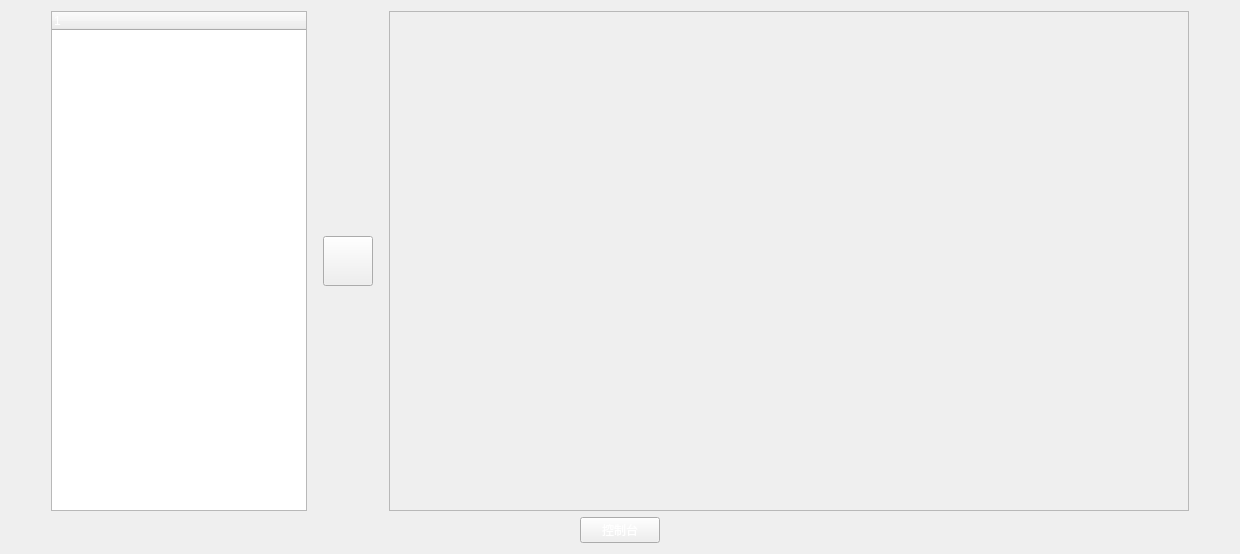
      <widget class="QWidget" name="tab">
       <attribute name="title">
        <string>视频</string>
       </attribute>
       <layout class="QVBoxLayout" name="verticalLayout_2">
        <item>
         <layout class="QHBoxLayout" name="horizontalLayout_3">
          <item>
           <spacer name="horizontalSpacer_34">
            <property name="orientation">
             <enum>Qt::Horizontal</enum>
            </property>
            <property name="sizeType">
             <enum>QSizePolicy::Preferred</enum>
            </property>
            <property name="sizeHint" stdset="0">
             <size>
              <width>40</width>
              <height>20</height>
             </size>
            </property>
           </spacer>
          </item>
          <item>
           <widget class="QTreeWidget" name="treeWidget">
            <property name="maximumSize">
             <size>
              <width>259</width>
              <height>500</height>
             </size>
            </property>
            <property name="styleSheet">
             <string notr="true">color: rgb(255, 255, 255);

alternate-background-color: rgb(85, 170, 0);</string>
            </property>
            <column>
             <property name="text">
              <string notr="true">1</string>
             </property>
            </column>
           </widget>
          </item>
          <item>
           <layout class="QHBoxLayout" name="horizontalLayout_18">
            <item>
             <spacer name="horizontalSpacer_30">
              <property name="orientation">
               <enum>Qt::Horizontal</enum>
              </property>
              <property name="sizeType">
               <enum>QSizePolicy::Preferred</enum>
              </property>
              <property name="sizeHint" stdset="0">
               <size>
                <width>10</width>
                <height>20</height>
               </size>
              </property>
             </spacer>
            </item>
            <item>
             <widget class="QPushButton" name="treeBtn">
              <property name="sizePolicy">
               <sizepolicy hsizetype="Fixed" vsizetype="Fixed">
                <horstretch>0</horstretch>
                <verstretch>0</verstretch>
               </sizepolicy>
              </property>
              <property name="minimumSize">
               <size>
                <width>50</width>
                <height>50</height>
               </size>
              </property>
              <property name="maximumSize">
               <size>
                <width>50</width>
                <height>50</height>
               </size>
              </property>
              <property name="styleSheet">
               <string notr="true">border-image: url(:/img/playBtn.png);</string>
              </property>
              <property name="text">
               <string/>
              </property>
             </widget>
            </item>
            <item>
             <spacer name="horizontalSpacer_31">
              <property name="orientation">
               <enum>Qt::Horizontal</enum>
              </property>
              <property name="sizeType">
               <enum>QSizePolicy::Preferred</enum>
              </property>
              <property name="sizeHint" stdset="0">
               <size>
                <width>10</width>
                <height>20</height>
               </size>
              </property>
             </spacer>
            </item>
           </layout>
          </item>
          <item>
           <widget class="QLabel" name="video">
            <property name="enabled">
             <bool>true</bool>
            </property>
            <property name="minimumSize">
             <size>
              <width>800</width>
              <height>500</height>
             </size>
            </property>
            <property name="maximumSize">
             <size>
              <width>800</width>
              <height>500</height>
             </size>
            </property>
            <property name="frameShape">
             <enum>QFrame::StyledPanel</enum>
            </property>
            <property name="text">
             <string/>
            </property>
           </widget>
          </item>
          <item>
           <spacer name="horizontalSpacer_33">
            <property name="orientation">
             <enum>Qt::Horizontal</enum>
            </property>
            <property name="sizeType">
             <enum>QSizePolicy::Preferred</enum>
            </property>
            <property name="sizeHint" stdset="0">
             <size>
              <width>40</width>
              <height>20</height>
             </size>
            </property>
           </spacer>
          </item>
         </layout>
        </item>
        <item>
         <layout class="QHBoxLayout" name="horizontalLayout_16">
          <item>
           <spacer name="horizontalSpacer_8">
            <property name="orientation">
             <enum>Qt::Horizontal</enum>
            </property>
            <property name="sizeHint" stdset="0">
             <size>
              <width>40</width>
              <height>20</height>
             </size>
            </property>
           </spacer>
          </item>
          <item>
           <widget class="QPushButton" name="pushButton">
            <property name="styleSheet">
             <string notr="true">color: rgb(255, 255, 255);</string>
            </property>
            <property name="text">
             <string>控制台</string>
            </property>
           </widget>
          </item>
          <item>
           <spacer name="horizontalSpacer_9">
            <property name="orientation">
             <enum>Qt::Horizontal</enum>
            </property>
            <property name="sizeHint" stdset="0">
             <size>
              <width>40</width>
              <height>20</height>
             </size>
            </property>
           </spacer>
          </item>
         </layout>
        </item>
       </layout>
      </widget>
